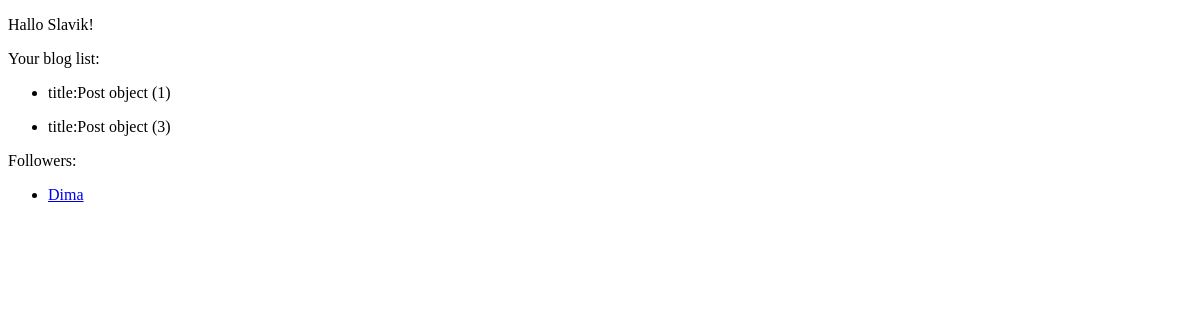
The app's page /posts/userpage/1/, older data.
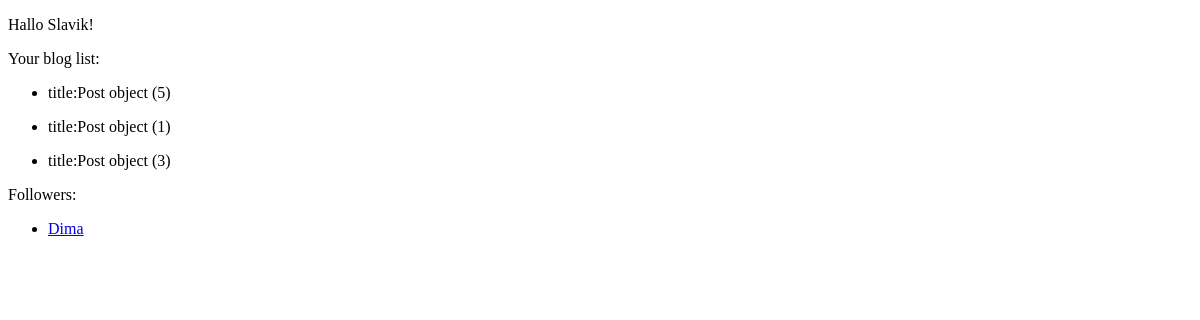
The same page, newer data.
### posts/models.py (models this page shows)
class Post(models.Model):
    author = ForeignKey(User, related_name='posts', on_delete=CASCADE)
    title = models.CharField(max_length=100)
    body = models.TextField(max_length=1000)

class User(AbstractUser):
    following = models.ManyToManyField('self', related_name='followers', blank=True, symmetrical=False)
    def __str__(self):
        return str(self.username)

### posts/views.py (the view)
# urls.py: path('', views.UserView.as_view(), name='home'),
class UserView(DetailView):
    template_name = 'userpage.html'
    def get_queryset(self, *args, **kwargs):
        queryset = Post.objects.all().order_by('title')
        return queryset
    def get_context_data(self, **kwargs):
        context = super().get_context_data(**kwargs)
        pk = self.kwargs['pk']
        context['posts'] = Post.objects.all().filter(author=pk).order_by('title')
        foll= User.objects.get(pk=pk).followers.all().prefetch_related('followers__posts')
        context['foll'] = foll
        return context

### posts/templates/userpage.html (shortened to what this page needs)
<!DOCTYPE html>
<html lang="en">
<head>
</head>
<body>
    <p>Hallo {{post.author}}!</p>
    <p>Your blog list:</p>
    {% for post in posts %}
        <ul>
            <li>title:{{post}}</li>
        </ul>
    {% endfor %}
    <p>Followers:</p>
    {% for follow in foll %}
        <ul>
            <li><a href="{% url 'userpage' follow.pk %}"> {{follow}} </a></li>
        </ul>
    {% endfor %}
</body>
</html>

Row changes from the older to the newer data that the page shows:
added Post: id "Post object (5)"
